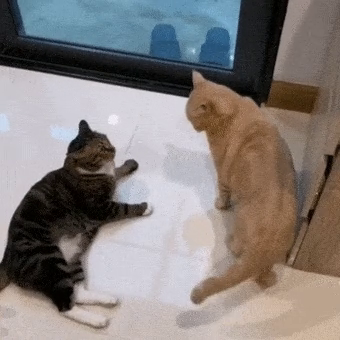
#> input picture frame 12 of opencv_python/sample2.mp4, 340 x 340 px
$ python cv_meanshift.py
#> lines starting #> are read from the running program, lines starting #| are printed output that depends on the picture; after the words box and inside, x2 and y2 are one past the last pixel; in counts of white or black regions, pixels touching at a corner belong together
# Python program to demonstrate
# meanshift


import numpy as np
import cv2


# Get path of the video
from pathlib import Path
BASE_DIR = Path(__file__).resolve().parent
video_path = str(BASE_DIR / 'sample2.mp4')

# read video
cap = cv2.VideoCapture(video_path)

# Retrieve the first frame from the video
ret, frame = cap.read()
#> frame is the input picture: shape (340, 340, 3); mean B, G, R 123.5, 125.8, 132.3

# Set the initial region for tracking window (x, y, width, height)
# Adjust these values according to your needs
x, y, w, h = 80,100, 80, 80
track_window = (x, y, w, h)

# converting BGR to HSV format
hsv = cv2.cvtColor(frame, cv2.COLOR_BGR2HSV)
#> hsv: shape (340, 340, 3); mean H, S, V 59.4, 63.4, 141.1

# apply mask on the HSV frame
mask = cv2.inRange(hsv, np.array((0., 61., 33.)), np.array((180., 255., 255.)))
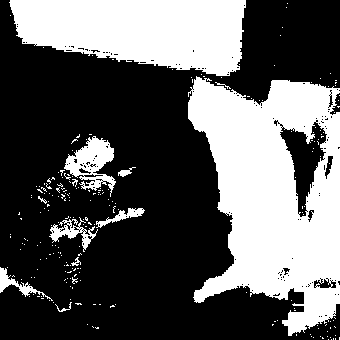
#> mask: shape (340, 340); 36.4% white; 231 white regions (219 under 20 px), largest, box (x1, y1, x2, y2) and area: (188, 76, 340, 336) 25087, (9, 0, 246, 76) 13601, (64, 136, 116, 197) 1461

# get histogram for hsv channel
roi = cv2.calcHist([hsv], [0], mask, [180], [0, 180])
#> roi = 180 values, max 10010 at index 13, min 0 at index 0, mean 233.9

# normalize the retrieved values
cv2.normalize(roi, roi, 0, 255, cv2.NORM_MINMAX)

# termination criteria, either 15
# iteration or by at least 2 pt
termination = (cv2.TERM_CRITERIA_EPS | cv2.TERM_CRITERIA_COUNT, 15, 2 )

while(True):
    start_time = cv2.getTickCount()
    ret, frame = cap.read()
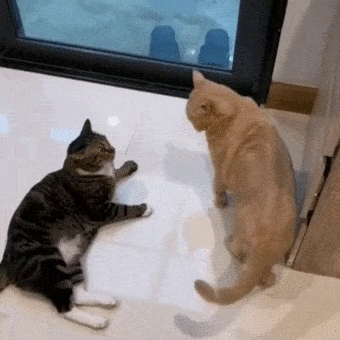
#> input picture frame 13 of opencv_python/sample2.mp4, 340 x 340 px
#> frame is the input picture: shape (340, 340, 3); mean B, G, R 124, 126.1, 132.4

    if not ret:
        cap.set(cv2.CAP_PROP_POS_FRAMES,0)
        continue

    # convert BGR to HSV format
    hsv = cv2.cvtColor(frame, cv2.COLOR_BGR2HSV)
#> hsv: shape (340, 340, 3); mean H, S, V 60.9, 63.5, 141.5

    bp = cv2.calcBackProject([hsv], [0], roi, [0, 180], 1)
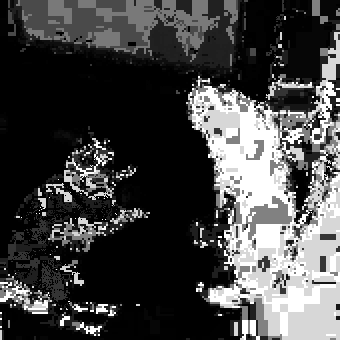
#> bp: shape (340, 340); min 0, max 255, mean 68.9

    # applying meanshift to get the new region
    ret, track_window = cv2.meanShift(bp, track_window, termination)
#> ret = 3; track_window = (48, 137, 80, 80)

    # Draw track window on the frame
    x, y, w, h = track_window
#> x = 48; y = 137; w = 80; h = 80
    frame = cv2.rectangle(frame, (x, y), (x + w, y + h), 255, 2)

    # Display tracking information
    cv2.putText(frame, 'MeanShift Tracker', (10, 30), cv2.FONT_HERSHEY_SIMPLEX, 1, (0, 255, 0), 2)
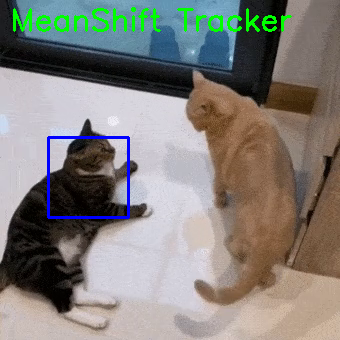
#> frame: shape (340, 340, 3); mean B, G, R 122.9, 127.6, 130

    # show results
    cv2.imshow('MeanShift Tracker', frame)

    # Calculate delay to maintain desired FPS
    expected_delay = max(1, int(1000 / cap.get(cv2.CAP_PROP_FPS)))
    process_time = (cv2.getTickCount() - start_time) / cv2.getTickFrequency()
    delay = int(expected_delay - process_time)

    # Ensure delay is non-negative
    delay = max(0, delay)

    # Wait for the next frame
    k = cv2.waitKey(delay) & 0xff
#> (key q is pressed here)
    if k == ord('q'):
        break

# release cap object
cap.release()

# destroy all opened windows
cv2.destroyAllWindows()

$ run again, starting later in the video
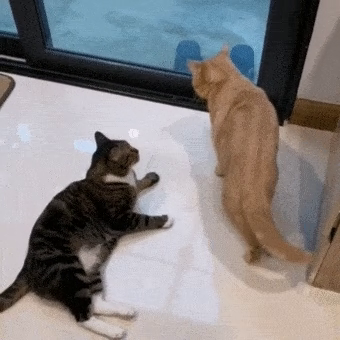
#> input picture frame 54 of opencv_python/sample2.mp4, 340 x 340 px
#> frame is the input picture: shape (340, 340, 3); mean B, G, R 129.6, 129.4, 133.3
#> hsv: shape (340, 340, 3); mean H, S, V 68.4, 57.7, 143.8
#> `mask = cv2.inRange(hsv, np.array((0., 61., 33.)), np.array((180., 255...`:
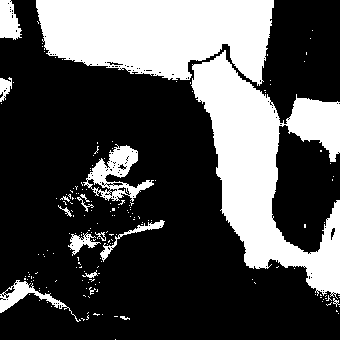
#> mask: shape (340, 340); 30.7% white; 181 white regions (164 under 20 px), largest, box (x1, y1, x2, y2) and area: (191, 50, 340, 299) 15925, (36, 0, 274, 86) 15194, (83, 144, 154, 202) 1555
#> roi = 180 values, max 7707 at index 101, min 0 at index 0, mean 197.3
#> ret = 3; track_window = (71, 143, 80, 80)
#> x = 71; y = 143; w = 80
#> `cv2.putText(frame, 'MeanShift Tracker', (10, 30), cv2.FONT_HERSHEY_SIM..`:
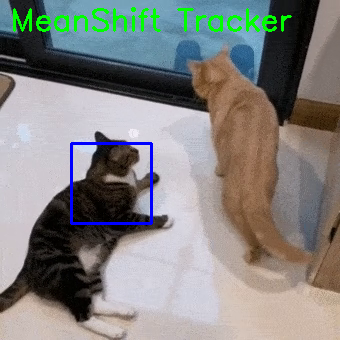
#> frame: shape (340, 340, 3); mean B, G, R 128.3, 130.8, 130.9

$ run again, starting later in the video
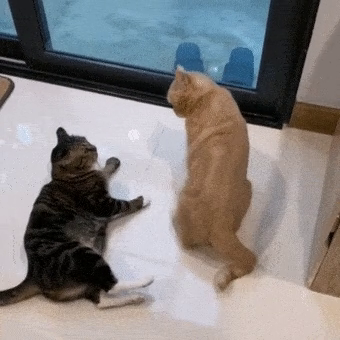
#> input picture frame 96 of opencv_python/sample2.mp4, 340 x 340 px
#> frame is the input picture: shape (340, 340, 3); mean B, G, R 129.5, 129.6, 133
#> hsv: shape (340, 340, 3); mean H, S, V 60.8, 59.1, 144.3
#> `mask = cv2.inRange(hsv, np.array((0., 61., 33.)), np.array((180., 255...`:
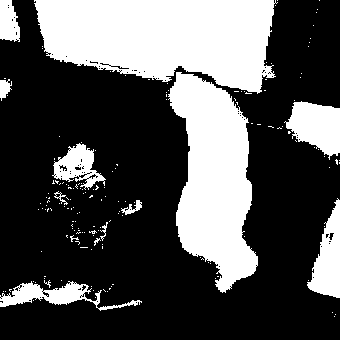
#> mask: shape (340, 340); 32.2% white; 168 white regions (155 under 20 px), largest, box (x1, y1, x2, y2) and area: (34, 0, 278, 94) 16964, (168, 72, 258, 293) 12279, (284, 101, 340, 160) 2102
#> roi = 180 values, max 8176 at index 101, min 0 at index 0, mean 207.1
#> ret = 3; track_window = (36, 137, 80, 80)
#> x = 36; y = 137; w = 80
#> `cv2.putText(frame, 'MeanShift Tracker', (10, 30), cv2.FONT_HERSHEY_SIM..`:
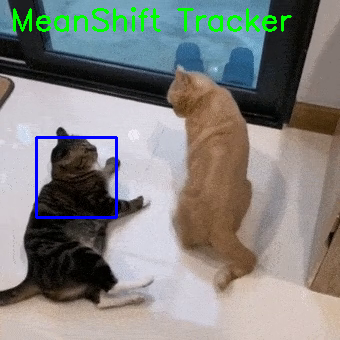
#> frame: shape (340, 340, 3); mean B, G, R 128, 130.8, 130.4
